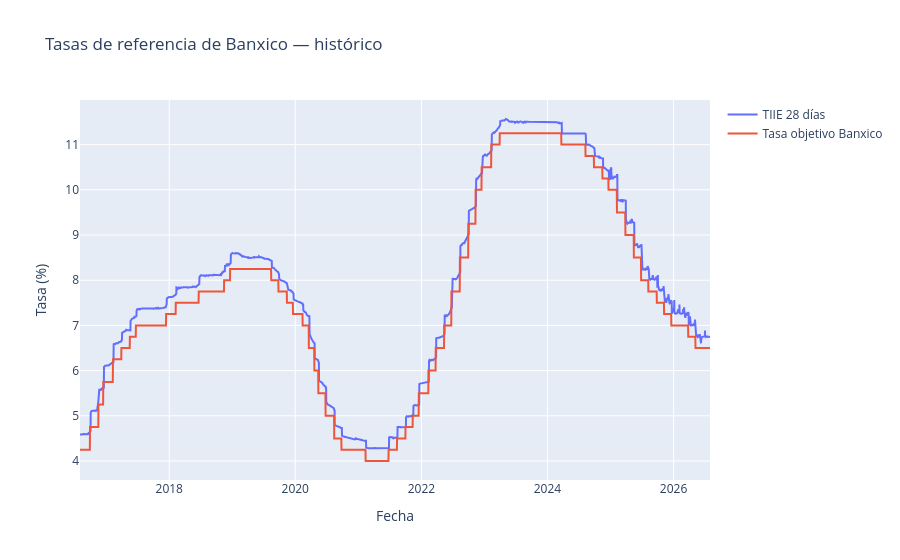

This figure's notebook cell:
### Markdown cell above
### Gráficas

### Code cell
fig = go.Figure()
for serie, nombre in [('tiie_28', 'TIIE 28 días'), ('tasa_objetivo', 'Tasa objetivo Banxico')]:
    fig.add_trace(go.Scatter(x=df_wide.index, y=df_wide[serie], name=nombre, mode='lines'))
fig.update_layout(
    title='Tasas de referencia de Banxico — histórico',
    xaxis_title='Fecha', yaxis_title='Tasa (%)', hovermode='x unified',
)
fig.show()

### Figure 1 — Plotly figure (JSON) as saved in the notebook; plotly's stock layout.template omitted (floating-point values rounded to 4 significant figures; data arrays with more than 128 entries replaced by an {"elided": "..."} marker saying what was removed)
{"data": [{"mode": "lines", "name": "TIIE 28 días", "type": "scatter", "x": {"elided": "3640 str values"}, "y": {"elided": "3640 float values"}}, {"mode": "lines", "name": "Tasa objetivo Banxico", "type": "scatter", "x": {"elided": "3640 str values"}, "y": {"elided": "3640 float values"}}], "layout": {"hovermode": "x unified", "title": {"text": "Tasas de referencia de Banxico — histórico"}, "xaxis": {"title": {"text": "Fecha"}}, "yaxis": {"title": {"text": "Tasa (%)"}}}}
